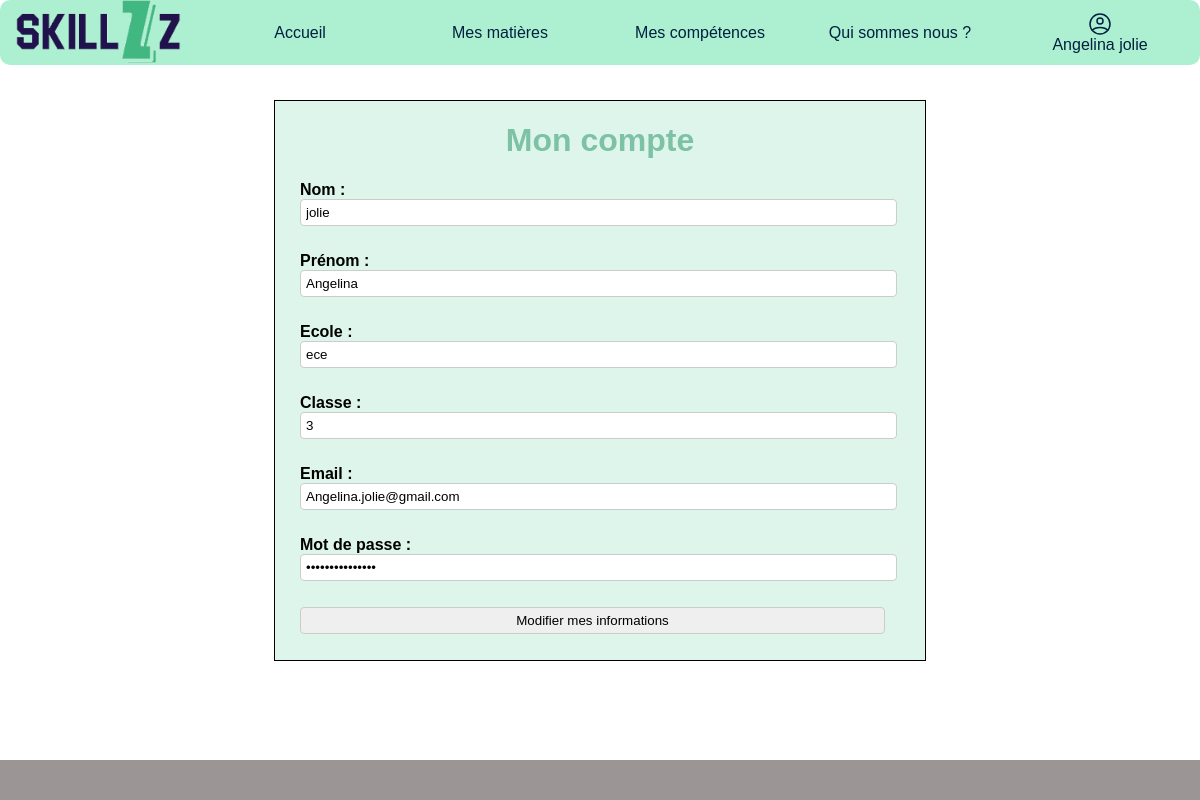
Page /moncompteEtudiant.php (signed in) on the committed database.
### moncompteEtudiant.php (the view, shortened to what this page needs)
<!DOCTYPE html>
<html>
<head>
	<link rel="stylesheet" type="text/css" href="moncompteEtudiant.css">
</head>
<body>
<?php include("headerE.php"); ?>
<?php include("footerE.php"); ?>
<?php
$servername = "localhost";
$utilisateur = "root";
$mdp = "root";
$bdd = "Skillzz";
$conn = new mysqli($servername, $utilisateur, $mdp, $bdd);
$email = $_SESSION['mailE'];
$sql = "SELECT * FROM elève WHERE mailE = '$email'";
$result = $conn->query($sql);
if ($result->num_rows > 0) {
    while ($row = $result->fetch_assoc()) {
        $nom = $row["nom"];
        $prenom = $row["prénom"];
        $ecole = $row["école"];
        $classe = $row["numClasse"];
        $mdp = $row["mdp"];
        echo '<div class="container">';
        echo '<h1>Mon compte</h1>';
        echo '<form action="modifierEtudiant.php" method="POST">';
        echo '<div class="field">';
        echo '<label for="nom">Nom :</label>';
        echo '<input type="text" id="nom" name="nom" value="' . $nom . '" readonly>';
        echo '</div>';
        echo '<div class="field">';
        echo '<label for="prenom">Prénom :</label>';
        echo '<input type="text" id="prenom" name="prenom" value="' . $prenom . '" readonly>';
        echo '</div>';
        echo '<div class="field">';
        echo '<label for="ecole">Ecole :</label>';
        echo '<input type="text" id="ecole" name="ecole" value="' . $ecole . '" readonly>';
        echo '</div>';
        echo '<div class="field">';
        echo '<label for="classe">Classe :</label>';
        echo '<input type="text" id="classe" name="classe" value="' . $classe . '" readonly>';
        echo '</div>';
        echo '<div class="field">';
        echo '<label for="email">Email :</label>';
        echo '<input type="email" id="email" name="email" value="' . $email . '" readonly>';
        echo '</div>';
        echo '<div class="field">';
        echo '<label for="mot_de_passe">Mot de passe :</label>';
        echo '<input type="password" id="mot_de_passe" name="mot_de_passe" value="' . $mdp . '" readonly>';
        echo '</div>';
        echo '<div class="field edit-button">';
        echo '<input type="button" value="Modifier mes informations" onclick="toggleEditMode()">';
        echo '</div>';
        echo '</form>';
        echo '</div>';
    }
} else {
    echo "Aucune donnée d'utilisateur trouvée.";
}
?>
</body>
</html>

### moncompteEtudiant.css (style rules this page uses)
.container { width: 650px; margin: auto; margin-top: 35px; border: solid; border-width: 1px; background-color: #def5eb; }
.field { margin-bottom: 26px; }
.field label { display: block; font-weight: bold; margin-left: 25px; }
.field input { width: 585px; padding: 5px; border: 1px solid #ccc; border-radius: 4px; margin-left: 25px; }
.edit-button { margin-top: 10px; }
h1 { color: #7DC2A5; text-align: center; }

### headerE.css (style rules this page uses)
body { font-family: Arial, sans-serif; margin: 0; padding: 0; }

### rows in the picture
elève: nom "jolie", prenom "Angelina", ecole "ece", classe "3"

### other values in the picture
$_SESSION['prénom'] "Angelina"
$_SESSION['nom'] "jolie"
